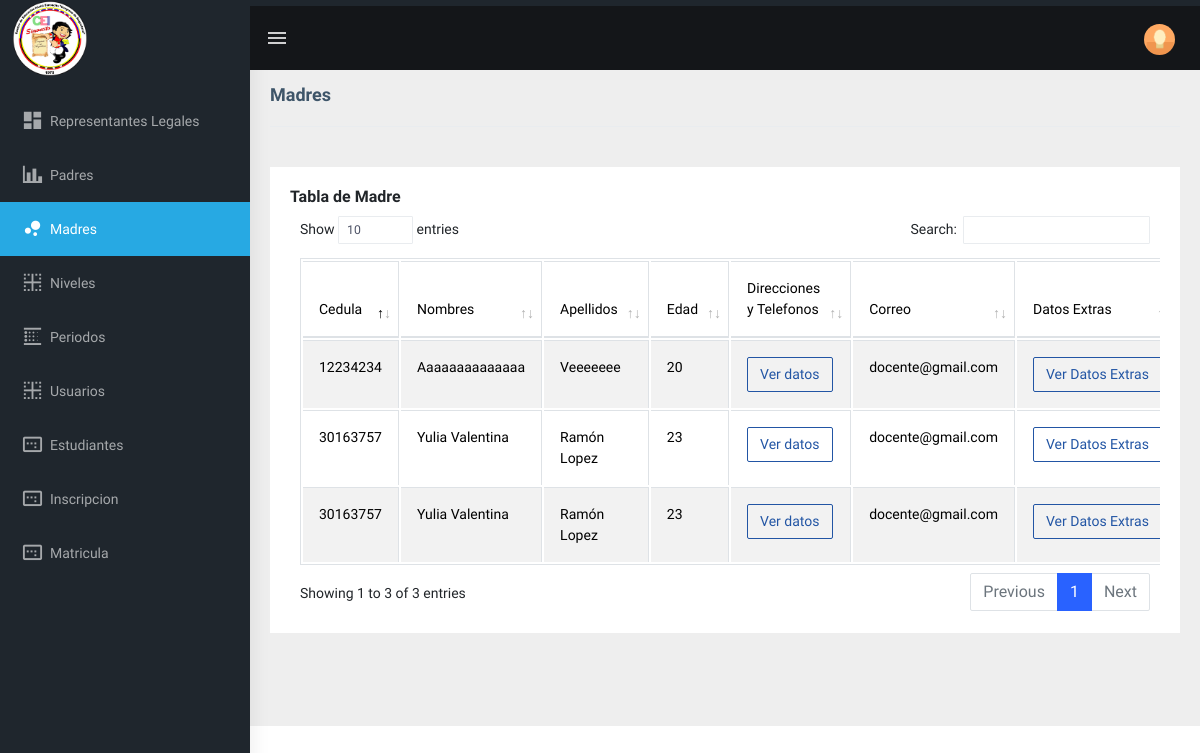
Screenshot of /admin/madres.php (signed in) with the database file from the repository.
### tables this page shows
CREATE TABLE `mama` (
  `cedula_mama` varchar(10) NOT NULL,
  `nombres` varchar(20) NOT NULL,
  `apellidos` varchar(25) NOT NULL,
  `codigo_estadocivil` int(3) NOT NULL,
  `codigo_nacionalidad` int(3) NOT NULL,
  `fecha_nacimiento` date NOT NULL,
  `direccion_habitacion` varchar(80) NOT NULL,
  `telefono_habitacion` varchar(11) NOT NULL,
  `direccion_trabajo` varchar(80) NOT NULL,
  `telefono_trabajo` varchar(11) NOT NULL,
  `codigo_nivelacademico` int(3) NOT NULL,
  `ocupacion` varchar(100) NOT NULL,
  `profesion` varchar(100) NOT NULL,
  `correo` varchar(50) NOT NULL,
  `datos_extras` varchar(150) NOT NULL,
  `foto_mama` longblob DEFAULT NULL,
  `codigo_estado` int(3) NOT NULL DEFAULT 1,
  `telefono` varchar(20) DEFAULT NULL,
  `edad` int(11) NOT NULL
);

### admin/madres.php (the view, shortened to what this page needs)
<!DOCTYPE html>
<html dir="ltr" lang="en">
<head>
    <link href="https://cdn.jsdelivr.net/npm/bootstrap@5.3.3/dist/css/bootstrap.min.css" rel="stylesheet">
    <link href="../assets/libs/flot/css/float-chart.css" rel="stylesheet">
    <link rel="stylesheet" type="text/css" href="../assets/extra-libs/multicheck/multicheck.css">
    <link href="../assets/libs/datatables.net-bs4/css/dataTables.bootstrap4.css" rel="stylesheet">
    <link href="../dist/css/style.min.css" rel="stylesheet">
    <link href="css/formulario.css" rel="stylesheet">
    <link rel="stylesheet" href="../assets/libs/sweetAlerts2/sweetalert2.css">
</head>
<body>
    <?php
    include 'includes/navbar.php';
    include '../php/conexion.php';
    $sentencia = ("SELECT a.*, b.descripcion as estadoc, c.descripcion as nacionalidad, d.descripcion as nivela, e.estado
    FROM mama a, estado_civil b, nacionalidad c, nivel_academico d, estado e, v_estudiantesactivos f
    WHERE a.codigo_estadocivil=b.codigo_estadocivil AND
    a.codigo_nacionalidad=c.codigo_nacionalidad AND
    a.codigo_nivelacademico=d.codigo_nivelacademico AND
    a.codigo_estado=e.codigo_estado AND
    a.cedula_mama = f.cedula_mama;");
    $mostrar = mysqli_query($conexion, $sentencia);
    ?>
    <div class="page-wrapper">
        <div class="page-breadcrumb">
            <div class="row">
                <div class="col-12 d-flex no-block align-items-center">
                    <h4 class="page-title">Madres</h4>
                </div>
            </div>
        </div>
        <div class="container-fluid">
            <div class="row">
                <div class="col-md-12">
                    <div class="border-top">
                        <div class="card-body">
                        </div>
                    </div>
                    <div class="card">
                        <div class="card-body">
                            <h5 class="card-title">Tabla de Madre</h5>
                            <div class="table-responsive">
                                <table id="zero_config" class="table table-striped table-bordered">
                                    <thead>
                                        <tr>
                                            <th>Cedula</th>
                                            <th>Nombres</th>
                                            <th>Apellidos</th>
                                            <th>Edad</th>
                                            <th>Direcciones y Telefonos</th>
                                            <th>Correo</th>
                                            <th>Datos Extras</th>
                                        </tr>
                                    </thead>
                                    <tbody>
                                        <?php
                                        while ($r = mysqli_fetch_array($mostrar)) {
                                        ?>
                                            <tr>
                                                <th><?php echo $r['cedula_mama'] ?></th>
                                                <th><?php echo $r['nombres'] ?></th>
                                                <th><?php echo $r['apellidos'] ?></th>
                                                <th><?php echo $r['edad'] ?></th>
                                                <th><button type="button" class="btn btn-outline-info" data-toggle="modal" data-target="#verd<?php echo $r['cedula_mama']; ?>">Ver datos</button></th>
                                                <th><?php echo $r['correo'] ?></th>
                                                <th><button type="button" class="btn btn-outline-info" data-toggle="modal" data-target="#verde<?php echo $r['cedula_mama']; ?>">Ver Datos Extras</button></th>
                                            </tr>
                                        <?php
                                        }
                                        ?>
                                    </tbody>
                                </table>
                            </div>
                        </div>
                    </div>
                </div>
            </div>
        </div>
</body>
</html>

### admin/css/formulario.css (style rules this page uses)
* { box-sizing: border-box; }

### rows the page displays
mama: cedula_mama "30163757", nombres "Yulia Valentina", apellidos "Ramón Lopez", edad "23", correo "docente@gmail.com"
mama: cedula_mama "12234234", nombres "Aaaaaaaaaaaaaa", apellidos "Veeeeeee", edad "20", correo "docente@gmail.com"
